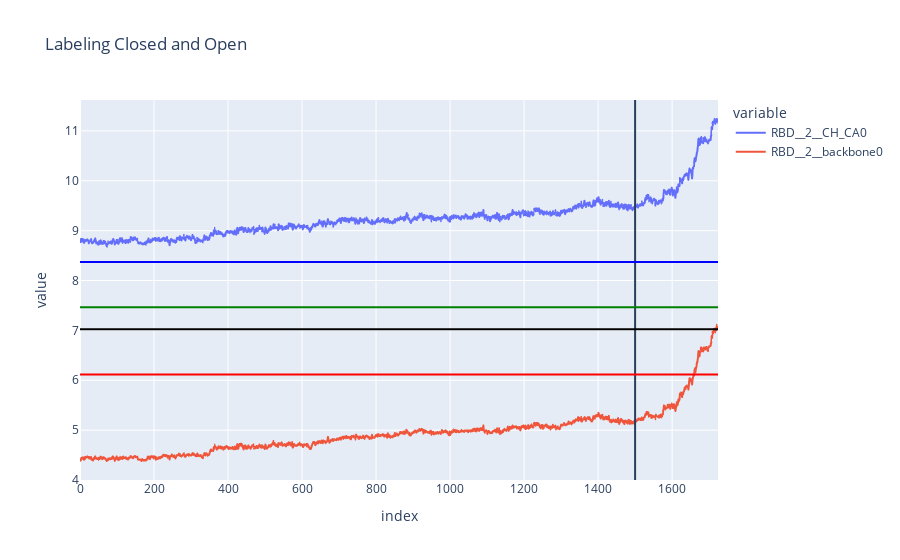

Notebook code cell kept with this figure:
### Code cell
xidx = 1500
fig = px.line(opening_df,y = ['RBD__2__CH_CA0','RBD__2__backbone0'],title='Labeling Closed and Open')
fig.add_vline(x=xidx)
fig.add_hline(y=np.mean(open_df.RBD__2__CH_CA0),line_color='blue')
fig.add_hline(y=np.mean(open_df.RBD__2__backbone0),line_color='green')
fig.add_hline(y=np.mean(closed_df.RBD__2__CH_CA0),line_color='black')
fig.add_hline(y=np.mean(closed_df.RBD__2__backbone0),line_color='red')

### Figure 1 — Plotly figure (JSON) as saved in the notebook; plotly's stock layout.template omitted (floating-point values rounded to 4 significant figures; data arrays with more than 128 entries replaced by an {"elided": "..."} marker saying what was removed)
{"data": [{"hovertemplate": "variable=RBD__2__CH_CA0<br>index=%{x}<br>value=%{y}<extra></extra>", "legendgroup": "RBD__2__CH_CA0", "line": {"color": "#636efa", "dash": "solid"}, "mode": "lines", "name": "RBD__2__CH_CA0", "showlegend": true, "type": "scattergl", "x": {"elided": "1725 int values"}, "xaxis": "x", "y": {"elided": "1725 float values"}, "yaxis": "y"}, {"hovertemplate": "variable=RBD__2__backbone0<br>index=%{x}<br>value=%{y}<extra></extra>", "legendgroup": "RBD__2__backbone0", "line": {"color": "#EF553B", "dash": "solid"}, "mode": "lines", "name": "RBD__2__backbone0", "showlegend": true, "type": "scattergl", "x": {"elided": "1725 int values"}, "xaxis": "x", "y": {"elided": "1725 float values"}, "yaxis": "y"}], "layout": {"legend": {"title": {"text": "variable"}, "tracegroupgap": 0}, "shapes": [{"type": "line", "x0": 1500, "x1": 1500, "xref": "x", "y0": 0, "y1": 1, "yref": "y domain"}, {"line": {"color": "blue"}, "type": "line", "x0": 0, "x1": 1, "xref": "x domain", "y0": 8.371, "y1": 8.371, "yref": "y"}, {"line": {"color": "green"}, "type": "line", "x0": 0, "x1": 1, "xref": "x domain", "y0": 7.467, "y1": 7.467, "yref": "y"}, {"line": {"color": "black"}, "type": "line", "x0": 0, "x1": 1, "xref": "x domain", "y0": 7.023, "y1": 7.023, "yref": "y"}, {"line": {"color": "red"}, "type": "line", "x0": 0, "x1": 1, "xref": "x domain", "y0": 6.118, "y1": 6.118, "yref": "y"}], "title": {"text": "Labeling Closed and Open"}, "xaxis": {"anchor": "y", "domain": [0, 1], "title": {"text": "index"}}, "yaxis": {"anchor": "x", "domain": [0, 1], "title": {"text": "value"}}}}
